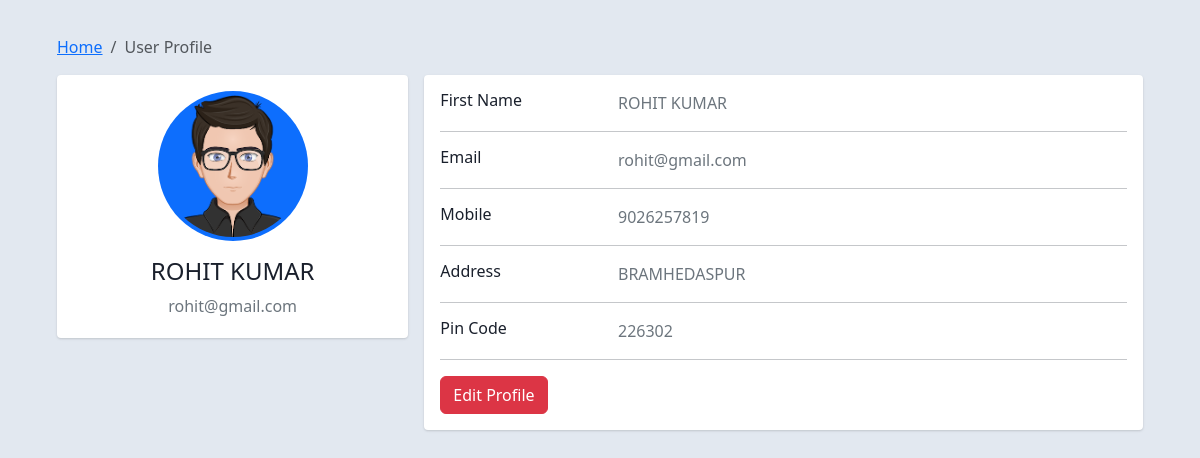
The app's page /profile/1 with its own data.
### app.py (models this page shows)
class User(db.Model,UserMixin ):
    __tablename__= "user"
    id = db.Column(db.Integer, primary_key=True)
    first_name = db.Column(db.String(30),nullable=False)
    email = db.Column(db.String, unique= True, nullable=False)
    address = db.Column(db.String(), nullable=False)
    pincode = db.Column(db.String(6), nullable=False)
    phone = db.Column(db.String(10))
    password = db.Column(db.String(16), nullable=False)

### app.py (the view)
@app.route('/profile/<int:user_id>')
def profile(user_id):
    user= User.query.filter_by(id=user_id).first()
    return render_template('profile.html', user=user)

### templates/profile.html (shortened to what this page needs)
<!DOCTYPE html>
<html lang="en">
<head>
    <link
    href="https://cdn.jsdelivr.net/npm/bootstrap@5.3.0/dist/css/bootstrap.min.css"
    rel="stylesheet"
    />
    <link rel="stylesheet" href="/static/css/profile.css">
</head>
<body>
    <div class="container">
        <div class="main-body">
              <nav aria-label="breadcrumb" class="main-breadcrumb">
                <ol class="breadcrumb">
                  <li class="breadcrumb-item"><a href="{{ url_for('user_dashboard', user_id=user.id) }}">Home</a></li>
                  <li class="breadcrumb-item active" aria-current="page">User Profile</li>
                </ol>
              </nav>
              <div class="row gutters-sm">
                <div class="col-md-4 mb-3">
                    <div class="card card-body">
                      <div class="d-flex flex-column align-items-center text-center">
                        <img src="/static/avatar.png" alt="Admin" class="rounded-circle p-1 bg-primary" width="150">
                        <div class="mt-3">
                          <h4>{{user.first_name}}</h4>
                          <p class="text-secondary mb-1">{{user.email}}</p>
                        </div>
                      </div>
                    </div>
                </div>
                <div class="col-md-8">
                    <div class="card card-body">
                      <div class="row">
                        <div class="col-sm-3">
                          <h6 class="mb-0">First Name</h6>
                        </div>
                        <div class="col-sm-9 text-secondary">
                          {{user.first_name}}
                        </div>
                      </div>
                      <hr>
                      <div class="row">
                        <div class="col-sm-3">
                          <h6 class="mb-0">Email</h6>
                        </div>
                        <div class="col-sm-9 text-secondary">
                          {{user.email}}
                        </div>
                      </div>
                      <hr>
                      <div class="row">
                        <div class="col-sm-3">
                          <h6 class="mb-0">Mobile</h6>
                        </div>
                        <div class="col-sm-9 text-secondary">
                          {{user.phone}}
                        </div>
                      </div>
                      <hr>
                      <div class="row">
                        <div class="col-sm-3">
                          <h6 class="mb-0">Address</h6>
                        </div>
                        <div class="col-sm-9 text-secondary">
                          {{user.address}}
                        </div>
                      </div>
                      <hr>
                      <div class="row">
                        <div class="col-sm-3">
                          <h6 class="mb-0">Pin Code</h6>
                        </div>
                        <div class="col-sm-9 text-secondary">
                          {{user.pincode}}
                        </div>
                      </div>
                      <hr>
                      <div class="row">
                        <div class="col-sm-12">
                          <a class="btn btn-danger " target="__blank" href={{ url_for('edit_profile', user_id=user.id)}}>Edit Profile</a>
                        </div>
                      </div>
                    </div>
                </div>
              </div>
            </div>
        </div>
</body>
</html>

### static/css/profile.css (style rules this page uses)
body { margin-top:20px; color: #1a202c; text-align: left; background-color: #e2e8f0; }
.main-body { padding: 15px; }
.card { box-shadow: 0 1px 3px 0 rgba(0,0,0,.1), 0 1px 2px 0 rgba(0,0,0,.06); }
.card { position: relative; display: flex; flex-direction: column; min-width: 0; word-wrap: break-word; background-color: #fff; background-clip: border-box; border: 0 solid rgba(0,0,0,.125); border-radius: .25rem; }
.card-body { flex: 1 1 auto; min-height: 1px; padding: 1rem; }
.gutters-sm { margin-right: -8px; margin-left: -8px; }
.gutters-sm>.col, .gutters-sm>[class*=col-] { padding-right: 8px; padding-left: 8px; }
.mb-3, .my-3 { margin-bottom: 1rem!important; }

### records on screen
User: first_name "ROHIT KUMAR", email "rohit@gmail.com", phone "9026257819", address "BRAMHEDASPUR", pincode "226302"
